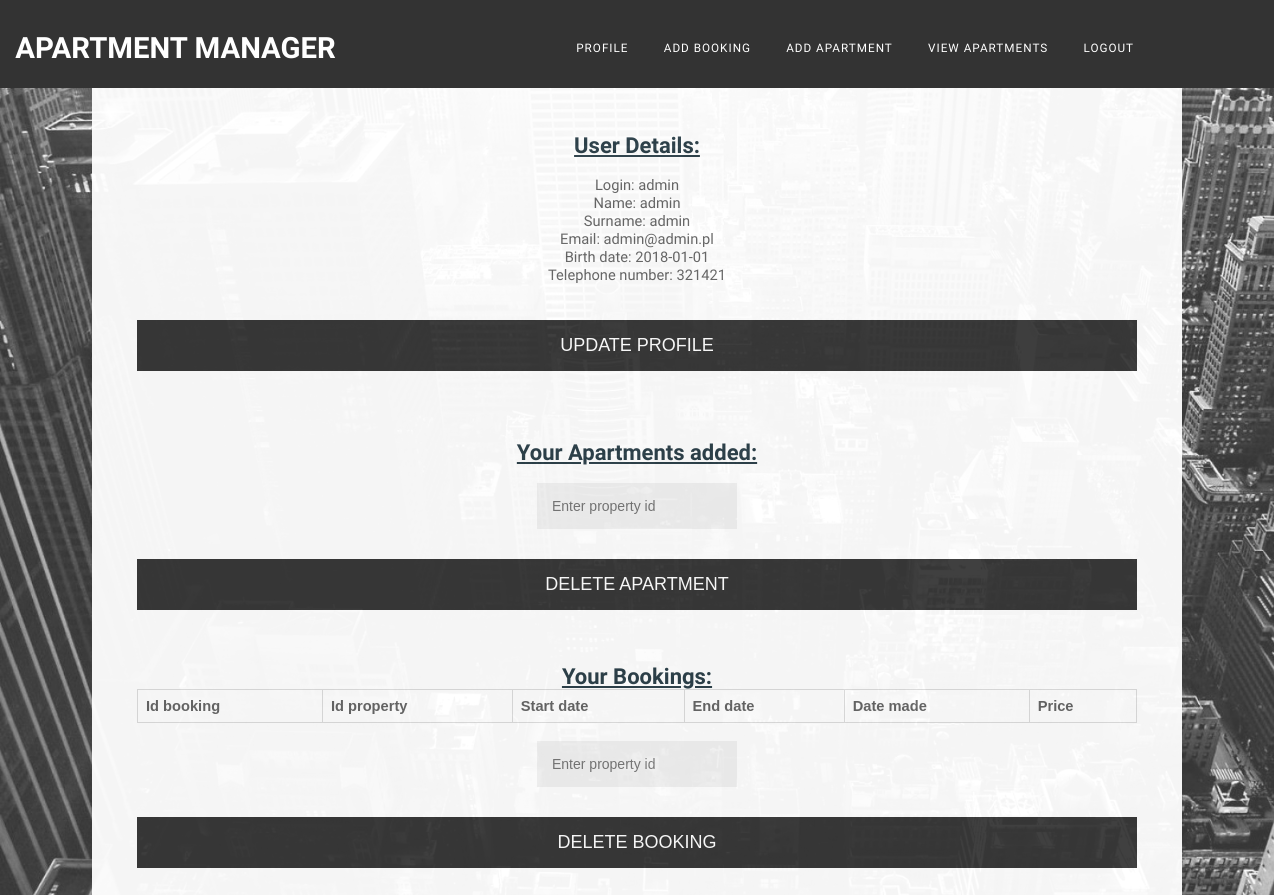
The app's page /Apartment-Manager/viewprofile.php (signed in) with its own data.
### tables this page shows
CREATE TABLE `users` (
  `id_Users` int(11) NOT NULL,
  `Login` varchar(45) DEFAULT NULL,
  `Email` varchar(45) DEFAULT NULL,
  `Password` varchar(45) DEFAULT NULL,
  `Register_date` date DEFAULT NULL,
  `id_User_Details` int(11) NOT NULL,
  `Role` int(11) DEFAULT NULL
);

CREATE TABLE `user_details` (
  `id_User_Details` int(11) NOT NULL,
  `First_name` varchar(45) DEFAULT NULL,
  `Second_name` varchar(45) DEFAULT NULL,
  `Gender` varchar(45) DEFAULT NULL,
  `Number` int(10) NOT NULL
);

### Apartment-Manager/Model/database.php (called while the page is built, shortened)
<?php
class database {
    static $host, $database, $user, $password;
    function __construct($host = "localhost", $database="aniziol", $user="root", $password=""){
        self::$host=$host;
        self::$database=$database;
        self::$user=$user;
        self::$password=$password;
    }
    function query($q=""){
		$connection = mysqli_connect(self::$host, self::$user, self::$password,  self::$database);
		$x = mysqli_query($connection, $q);
		return $x;
	}
}
?>

### Apartment-Manager/viewprofile.php (the view, shortened to what this page needs)
<?php
include_once "Model/database.php";
$mysqlConnect = new database();
$mysqlConnect->connect();
$user_id = $_SESSION['id'];
$sql = "SELECT *
FROM (Users
INNER JOIN User_Details ON Users.id_User_Details = User_Details.id_User_Details)
Where Users.id_User_Details = $user_id;";
?>
<!DOCTYPE html>
<html>
<head>
        <link href="resources\styles\default2.css" rel="stylesheet" type="text/css" media="all" />
</head>
<div id="wrapper">
	<div id="header-wrapper">
	<div id="header" class="container">
		<div id="logo">
			<h1><a href="home.php">Apartment Manager</a></h1>
		</div>
		<div id="menu">
			<ul>
                <li><a href="viewprofile.php" accesskey="2" title="">Profile</a></li>
				<li><a href="addbooking.php" accesskey="3" title="">Add booking</a></li>
				<li><a href="addapartment.php" accesskey="4" title="">Add Apartment</a></li>
				<li><a href="viewapartments.php" accesskey="5" title="">View Apartments</a></li>
				<li><a href="Model/logout.php" accesskey="5" title="">Logout</a></li>
			</ul>
		</div>
	</div>
    </div>
</div>
<div class="login-page">
<div class="form2">
<h2><b><u>User Details:</b></u></h2>
<p>
	<?php
	$query = @$mysqlConnect->query($sql);
	if ($query->num_rows > 0) {
		while($row = mysqli_fetch_array($query)) {
		echo "<br> Login: ". $row["Login"]."<br>" ."Name: ". $row["First_name"]."<br>". "Surname: ". $row["Second_name"]. "<br>"."Email: ". $row["Email"]."<br>"."Birth date: ". $row["Register_date"]."<br>"."Telephone number: ". $row["Number"]."<br>"."<br>"."<br>";
		}
	}
	?>
	<input type="button" onclick="location.href='updateuser.php';" value="Update profile" />
		<?php
		echo "<br>"."<br>"."<br>"."<br>"; ?>
		<h2><b><u>Your Apartments added:</b></u></h2>
	<div class="form">
	<form class="login-form" action="Controller/Controller.php?method=DeleteApartment" method="post" enctype="multipart/form-data">
        <input type="text" name="deleteap"  placeholder="Enter property id"/><p class="error"><?php echo $_SESSION['delete2']; ?></p>
		<input type="submit" value="Delete Apartment" />
    </div>
	<h2><b><u>Your Bookings:</b></u></h2>
	<table>
        <thead>
          <tr>
			<th>Id booking</th>
            <th>Id property</th>
            <th>Start date</th>
            <th>End date</th>
			<th>Date made</th>
			<th>Price</th>
          </tr>
        </thead>
      </table>
    <div class="form">
	<form class="login-form" action="Controller/Controller.php?method=DeleteBooking" method="post" enctype="multipart/form-data">
        <input type="text" name="delete"  placeholder="Enter property id"/><p class="error"><?php echo $_SESSION['delete']; ?></p>
		<input type="submit" value="Delete Booking" />
    </div>
	</div>
	</div>
</body>
</html>

### Apartment-Manager/resources/styles/default2.css (style rules this page uses)
html, body { height: 100%; }
table { font-family: arial, sans-serif; border-collapse: collapse; width: 100%; }
td, th { border: 1px solid #dddddd; text-align: left; padding: 8px; }
input[type="button"], [type="submit"] { font-family: "Calibri", sans-serif; text-transform: uppercase; outline: 0; background: #363636; width: 100%; border: 0; padding: 15px; color: #FFFFFF; font-size: 18px; -webkit-transition: all 0.3 ease; transition: all 0.3 ease; cursor: pointer; }
.form input[type="text"] { font-family: "Calibri", sans-serif; outline: 0; background: #f2f2f2; width: 20%; border: 0; margin: 0 0 15px; padding: 15px; box-sizing: border-box; font-size: 14px; position: center; }
h1, h2, h3 { margin: 0; padding: 0; font-weight: 700; color: #2B3F48; }
p, ol, ul { margin-top: 0; }
.container { overflow: hidden; margin: 0em auto; width: 1000px; }
.form2 { position: relative; opacity: 0.95; z-index: 1; background: #FFFFFF; margin: 0em auto; padding: 45px; text-align: center; width: 1000px; }
#header-wrapper { background: #333333; }
#header { position: relative; padding: 3em 9em; }
#logo { position: absolute; top: 1em; left: -1em; }
#logo h1 { color: #FFF; }
#logo a { text-decoration: none; text-transform: uppercase; color: #FFF; }
#menu { position: absolute; top: 2em; right: 8em; }
#menu ul { display: inline-block; }
#menu li { display: block; float: left; text-align: center; }
#menu li a, #menu li span { padding: 1em 1.5em; letter-spacing: 1px; text-decoration: none; text-transform: uppercase; font-size: 0.8em; color: #FFF; }
a:link, a:visited { padding: 16px 25px; text-align: center; text-decoration: none; display: inline-block; }

### records on screen
users: Login "admin", id_User_Details.First_name "admin", id_User_Details.Second_name "admin", Email "admin@admin.pl", Register_date "2018-01-01", id_User_Details.Number "321421"
